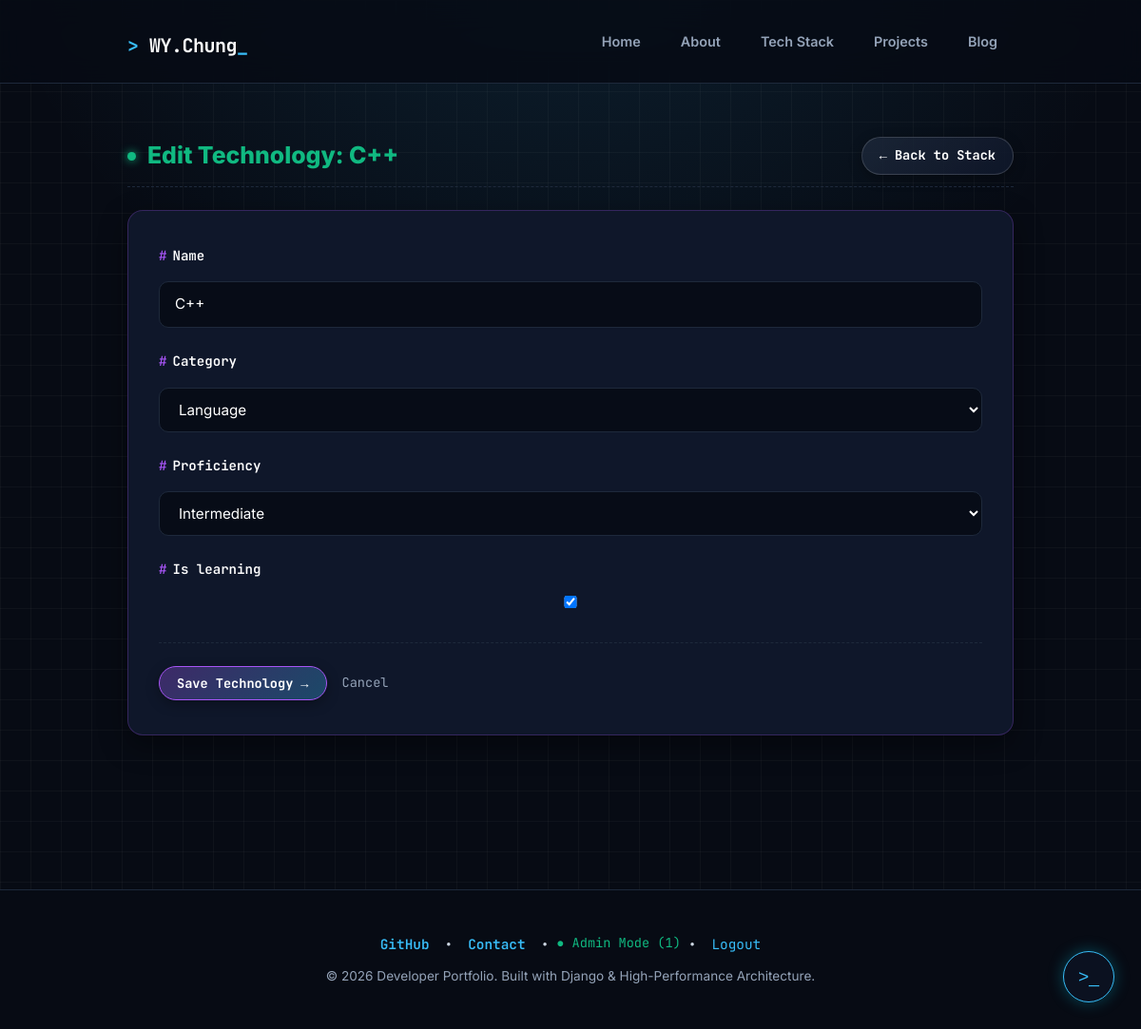
Screenshot of /portfolio/tech/1/edit/ (signed in) with the database file from the repository.
### portfolio/models.py (models this page shows, shortened)
class Technology(models.Model):
    name=models.CharField(max_length=50)
    class ProficiencyLevel(models.TextChoices):
        BEGINNER = 'BEG', 'Beginner'
        INTERMEDIATE = 'INT', 'Intermediate'
        ADVANCED = 'ADV', 'Advanced'
        EXPERT = 'EXP', 'Expert'
    category=models.ForeignKey(
        TechCategory,
        on_delete=models.CASCADE,
        related_name='technologies'
    )
    proficiency = models.CharField(
        max_length=3,
        choices=ProficiencyLevel.choices,
        default=ProficiencyLevel.BEGINNER
    )
    is_learning=models.BooleanField(default=False)
    class Meta:
        verbose_name_plural = "Technologies"

### portfolio/views.py (the view)
# urls.py: path('tech/<int:pk>/edit/', views.tech_update_view, name='tech_update'),    # 重点：确认这一行存在
@user_passes_test(is_admin_user, login_url='/admin/login/')
def tech_update_view(request, pk):
  tech = get_object_or_404(Technology, pk=pk)
  if request.method == 'POST':
    form = TechnologyForm(request.POST, instance=tech)
    if form.is_valid():
      form.save()
      return redirect('portfolio:tech_stack')
  else:
    form = TechnologyForm(instance=tech)
  return render(
      request,
      'portfolio/tech_form.html',
      {'form': form, 'action_title': f'Edit Technology: {tech.name}'},
  )

### portfolio/forms.py
class TechnologyForm(forms.ModelForm):
  class Meta:
    model = Technology
    fields = ['name', 'category', 'proficiency', 'is_learning']
    widgets = {
        'name': forms.TextInput(attrs={'class': 'form-control'}),
        'category': forms.Select(attrs={'class': 'form-control'}),
        'proficiency': forms.Select(attrs={'class': 'form-control'}),
    }

### portfolio/models.py (called while the page is built)
    def __str__(self):
        return self.name

### portfolio/views.py (called while the page is built)
def is_admin_user(user):
    return user.is_authenticated and user.is_superuser

### portfolio/templates/portfolio/tech_form.html (shortened to what this page needs)
{% extends 'base.html' %}
{% block content %}
    <section class="section-block">
        <div class="section-title-wrap">
            <h2 class="section-heading" style="color: var(--c-emerald);">
                <span class="status-dot dot-emerald"></span> {{ action_title }}
            </h2>
            <a class="btn-glow-more" href="{% url 'portfolio:tech_stack' %}">&larr; Back to Stack</a>
        </div>
        <div class="form-container-card">
            <form method="post" novalidate>
                {% for field in form %}
                    <div class="form-group">
                        <label class="form-label" for="{{ field.id_for_label }}">{{ field.label }}</label>
                        {{ field }}
                    </div>
                {% endfor %}
                <div class="form-action-bar">
                    <button type="submit" class="btn-glow-more btn-submit">
                        Save Technology <span class="arrow">&rarr;</span>
                    </button>
                    <a class="btn-cancel" href="{% url 'portfolio:tech_stack' %}">Cancel</a>
                </div>
            </form>
        </div>
    </section>
{% endblock %}

### templates/base.html (shortened to what this page needs)
{% load static %}
<!DOCTYPE html>
<html lang="en">
<head>
    <link rel="stylesheet" href="{% static 'css/style.css' %}">
</head>
<body class="site-body">
    <header class="site-header">
        <div class="site-container header-layout">
            <h1 class="brand-logo">
                <a href="{% url 'core:home' %}"><span class="logo-accent">&gt;</span> WY.Chung<span class="cursor-blink">_</span></a>
            </h1>
            <nav class="nav-menu">
                <a class="nav-item" href="{% url 'core:home' %}">Home</a>
                <a class="nav-item" href="{% url 'core:about' %}">About</a>
                <a class="nav-item" href="{% url 'portfolio:tech_stack' %}">Tech Stack</a>
                <a class="nav-item" href="{% url 'portfolio:project_list' %}">Projects</a>
                <a class="nav-item" href="{% url 'blog:post_list' %}">Blog</a>
            </nav>
        </div>
    </header>
    <main class="site-main">
        <div class="site-container">
            {% block content %}
            {% endblock %}
        </div>
    </main>
<div id="ai-agent-widget" style="position: fixed; bottom: 28px; right: 28px; z-index: 999; font-family: var(--font-mono, monospace);">
    <button id="agent-toggle-btn" style="width: 54px; height: 54px; border-radius: 50%; background: #0b1120; border: 1.5px solid var(--c-cyan, #06b6d4); color: var(--c-cyan, #06b6d4); font-size: 1.2rem; cursor: pointer; box-shadow: 0 0 16px rgba(6, 182, 212, 0.35); transition: all 0.3s ease;">
        &gt;_
    </button>
</div>
    <footer class="site-footer">
        <div class="site-container footer-content">
            <div class="footer-links" style="display: inline-flex; align-items: center; justify-content: center; flex-wrap: wrap; gap: 8px;">
                <a class="interactive-link" href="https://github.com/CHUNG-WEI-YONG" target="_blank">GitHub</a>
                <span>&bull;</span>
                <a class="interactive-link" href="mailto:chungwyong@gmail.com">Contact</a>
                <span>&bull;</span>
                {% if user.is_authenticated %}
                    <span style="color: var(--c-emerald); font-family: var(--font-mono); font-size: 0.85rem;">
                        ● Admin Mode ({{ user.username }})
                    </span>
                    <span>&bull;</span>
                    <form action="{% url 'admin:logout' %}" method="post" style="display: inline-block; margin: 0;">
                        <button type="submit" class="interactive-link" style="background: none; border: none; padding: 0; cursor: pointer; font: inherit;">
                            Logout
                        </button>
                    </form>
                {% else %}
                    <a class="interactive-link" href="{% url 'admin:login' %}">Owner Login</a>
                {% endif %}
            </div>
            <p class="footer-copyright">&copy; 2026 Developer Portfolio. Built with Django &amp; High-Performance Architecture.</p>
        </div>
    </footer>
</body>
</html>

### rows the page displays
Technology: form "C++" "Language" "Intermediate" "☑"

### other values shown
{{ action_title }} "Edit Technology: C++"
{{ field.label }} "Name" "Category" "Proficiency" "Is learning"
{{ user.username }} "1"
